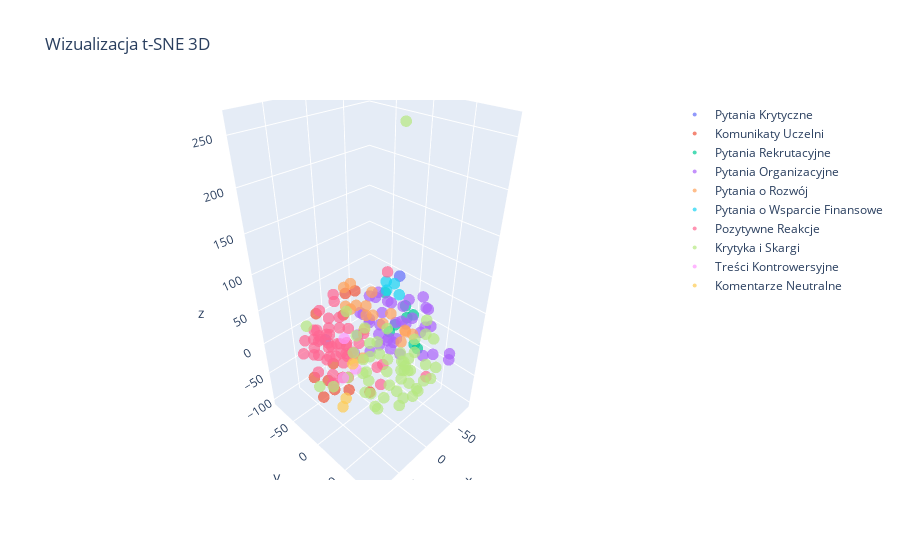

Notebook source saved alongside this figure:
### Markdown cell above
#### 1.3.3.1. Algorytm t-SNE (Wizualizacja lokalnych struktur)
W przeciwieństwie do PCA, które jest metodą liniową skupioną na zachowaniu globalnej wariancji, t-SNE (t-distributed Stochastic Neighbor Embedding) jest metodą nieliniową. Pozwala ona na lepsze wyodrębnienie lokalnych skupisk (klastrów) o podobnym znaczeniu semantycznym, co jest kluczowe przy analizie różnorodnych tematów w mediach społecznościowych.

### Code cell
# 3.3.1 Algorytm t-SNE
# 
tsne = TSNE(n_components=3, perplexity=30, random_state=42, init='pca', learning_rate='auto')
embeddingi_tsne = tsne.fit_transform(embeddingi_scaled)

fig_tsne = go.Figure()
for kategoria in kategorie_unique:
    mask = df['kategoria'] == kategoria
    fig_tsne.add_trace(go.Scatter3d(
        x=embeddingi_tsne[mask, 0], y=embeddingi_tsne[mask, 1], z=embeddingi_tsne[mask, 2],
        mode='markers', name=kategoria, marker=dict(size=4, opacity=0.7)
    ))
fig_tsne.update_layout(title="Wizualizacja t-SNE 3D")
fig_tsne.show()
